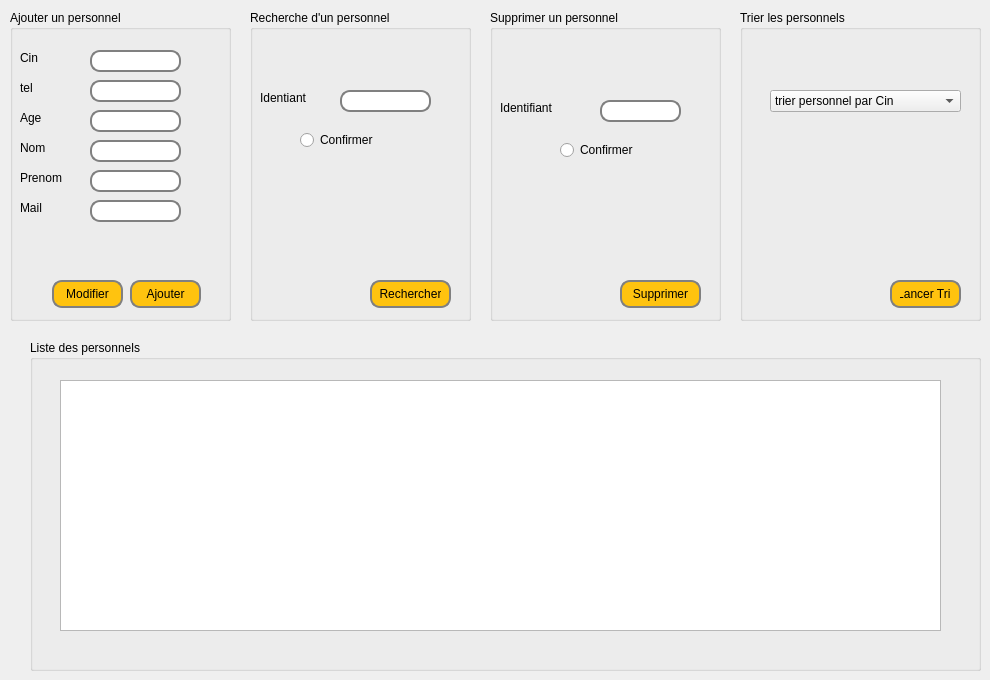
   <widget class="QWidget" name="tab">
    <attribute name="title">
     <string>Cruds</string>
    </attribute>
    <widget class="QGroupBox" name="groupBox_2">
     <property name="geometry">
      <rect>
       <x>10</x>
       <y>10</y>
       <width>221</width>
       <height>311</height>
      </rect>
     </property>
     <property name="title">
      <string>Ajouter un personnel</string>
     </property>
     <widget class="QLabel" name="label_3">
      <property name="geometry">
       <rect>
        <x>10</x>
        <y>130</y>
        <width>56</width>
        <height>16</height>
       </rect>
      </property>
      <property name="text">
       <string>Nom</string>
      </property>
     </widget>
     <widget class="QLabel" name="label_7">
      <property name="geometry">
       <rect>
        <x>10</x>
        <y>160</y>
        <width>56</width>
        <height>16</height>
       </rect>
      </property>
      <property name="text">
       <string>Prenom</string>
      </property>
     </widget>
     <widget class="QLabel" name="label_8">
      <property name="geometry">
       <rect>
        <x>10</x>
        <y>40</y>
        <width>56</width>
        <height>16</height>
       </rect>
      </property>
      <property name="text">
       <string>Cin</string>
      </property>
     </widget>
     <widget class="QLabel" name="label_9">
      <property name="geometry">
       <rect>
        <x>10</x>
        <y>70</y>
        <width>56</width>
        <height>16</height>
       </rect>
      </property>
      <property name="text">
       <string>tel</string>
      </property>
     </widget>
     <widget class="QLabel" name="label_10">
      <property name="geometry">
       <rect>
        <x>10</x>
        <y>100</y>
        <width>56</width>
        <height>16</height>
       </rect>
      </property>
      <property name="text">
       <string>Age</string>
      </property>
     </widget>
     <widget class="QLineEdit" name="lineEdit_1">
      <property name="geometry">
       <rect>
        <x>80</x>
        <y>40</y>
        <width>91</width>
        <height>22</height>
       </rect>
      </property>
      <property name="styleSheet">
       <string notr="true">background-color:rgb(255, 255, 255); 
border: 2px solid gray; 
border-radius: 10px; 
padding: 0 8px; 
selection-background-color: darkgray;</string>
      </property>
     </widget>
     <widget class="QLineEdit" name="lineEdit_2">
      <property name="geometry">
       <rect>
        <x>80</x>
        <y>70</y>
        <width>91</width>
        <height>22</height>
       </rect>
      </property>
      <property name="styleSheet">
       <string notr="true">background-color:rgb(255, 255, 255); 
border: 2px solid gray; 
border-radius: 10px; 
padding: 0 8px; 
selection-background-color: darkgray;</string>
      </property>
     </widget>
     <widget class="QLineEdit" name="lineEdit_3">
      <property name="geometry">
       <rect>
        <x>80</x>
        <y>100</y>
        <width>91</width>
        <height>22</height>
       </rect>
      </property>
      <property name="styleSheet">
       <string notr="true">background-color:rgb(255, 255, 255); 
border: 2px solid gray; 
border-radius: 10px; 
padding: 0 8px; 
selection-background-color: darkgray;</string>
      </property>
     </widget>
     <widget class="QLineEdit" name="lineEdit_4">
      <property name="geometry">
       <rect>
        <x>80</x>
        <y>130</y>
        <width>91</width>
        <height>22</height>
       </rect>
      </property>
      <property name="styleSheet">
       <string notr="true">background-color:rgb(255, 255, 255); 
border: 2px solid gray; 
border-radius: 10px; 
padding: 0 8px; 
selection-background-color: darkgray;</string>
      </property>
     </widget>
     <widget class="QLineEdit" name="lineEdit_5">
      <property name="geometry">
       <rect>
        <x>80</x>
        <y>160</y>
        <width>91</width>
        <height>22</height>
       </rect>
      </property>
      <property name="styleSheet">
       <string notr="true">background-color:rgb(255, 255, 255); 
border: 2px solid gray; 
border-radius: 10px; 
padding: 0 8px; 
selection-background-color: darkgray;</string>
      </property>
     </widget>
     <widget class="QPushButton" name="pushButton_55">
      <property name="geometry">
       <rect>
        <x>120</x>
        <y>270</y>
        <width>71</width>
        <height>28</height>
       </rect>
      </property>
      <property name="styleSheet">
       <string notr="true">background-color:rgb(255, 195, 15);
border: 2px solid gray; 
border-radius: 10px; 
padding: 0 8px; 
selection-background-color: darkgray;</string>
      </property>
      <property name="text">
       <string>Ajouter</string>
      </property>
     </widget>
     <widget class="QLabel" name="label_11">
      <property name="geometry">
       <rect>
        <x>10</x>
        <y>190</y>
        <width>56</width>
        <height>16</height>
       </rect>
      </property>
      <property name="text">
       <string>Mail</string>
      </property>
     </widget>
     <widget class="QLineEdit" name="lineEdit_7">
      <property name="geometry">
       <rect>
        <x>80</x>
        <y>190</y>
        <width>91</width>
        <height>22</height>
       </rect>
      </property>
      <property name="styleSheet">
       <string notr="true">background-color:rgb(255, 255, 255); 
border: 2px solid gray; 
border-radius: 10px; 
padding: 0 8px; 
selection-background-color: darkgray;</string>
      </property>
     </widget>
     <widget class="QPushButton" name="pushButton_333">
      <property name="geometry">
       <rect>
        <x>42</x>
        <y>270</y>
        <width>71</width>
        <height>28</height>
       </rect>
      </property>
      <property name="styleSheet">
       <string notr="true">background-color:rgb(255, 195, 15);
border: 2px solid gray; 
border-radius: 10px; 
padding: 0 8px; 
selection-background-color: darkgray;</string>
      </property>
      <property name="text">
       <string>Modifier</string>
      </property>
     </widget>
    </widget>
    <widget class="QGroupBox" name="groupBox_3">
     <property name="geometry">
      <rect>
       <x>490</x>
       <y>10</y>
       <width>231</width>
       <height>311</height>
      </rect>
     </property>
     <property name="title">
      <string>Supprimer un personnel</string>
     </property>
     <widget class="QLabel" name="label_12">
      <property name="geometry">
       <rect>
        <x>10</x>
        <y>90</y>
        <width>71</width>
        <height>16</height>
       </rect>
      </property>
      <property name="text">
       <string>Identifiant</string>
      </property>
     </widget>
     <widget class="QLineEdit" name="lineEdit_8">
      <property name="geometry">
       <rect>
        <x>110</x>
        <y>90</y>
        <width>81</width>
        <height>22</height>
       </rect>
      </property>
      <property name="styleSheet">
       <string notr="true">background-color:rgb(255, 255, 255); 
border: 2px solid gray; 
border-radius: 10px; 
padding: 0 8px; 
selection-background-color: darkgray;</string>
      </property>
     </widget>
     <widget class="QLabel" name="label_13">
      <property name="geometry">
       <rect>
        <x>10</x>
        <y>66</y>
        <width>56</width>
        <height>20</height>
       </rect>
      </property>
      <property name="text">
       <string/>
      </property>
     </widget>
     <widget class="QPushButton" name="pushButton_222">
      <property name="geometry">
       <rect>
        <x>130</x>
        <y>270</y>
        <width>81</width>
        <height>28</height>
       </rect>
      </property>
      <property name="styleSheet">
       <string notr="true">background-color:rgb(255, 195, 15);
border: 2px solid gray; 
border-radius: 10px; 
padding: 0 8px; 
selection-background-color: darkgray;</string>
      </property>
      <property name="text">
       <string>Supprimer</string>
      </property>
     </widget>
     <widget class="QRadioButton" name="radioButton_6">
      <property name="geometry">
       <rect>
        <x>70</x>
        <y>130</y>
        <width>97</width>
        <height>20</height>
       </rect>
      </property>
      <property name="text">
       <string>Confirmer</string>
      </property>
     </widget>
    </widget>
    <widget class="QGroupBox" name="groupBox_4">
     <property name="geometry">
      <rect>
       <x>250</x>
       <y>10</y>
       <width>221</width>
       <height>311</height>
      </rect>
     </property>
     <property name="title">
      <string>Recherche d'un personnel</string>
     </property>
     <widget class="QLabel" name="label_14">
      <property name="geometry">
       <rect>
        <x>10</x>
        <y>80</y>
        <width>71</width>
        <height>16</height>
       </rect>
      </property>
      <property name="text">
       <string>Identiant</string>
      </property>
     </widget>
     <widget class="QLineEdit" name="lineEdit_recherche">
      <property name="geometry">
       <rect>
        <x>90</x>
        <y>80</y>
        <width>91</width>
        <height>22</height>
       </rect>
      </property>
      <property name="styleSheet">
       <string notr="true">background-color:rgb(255, 255, 255); 
border: 2px solid gray; 
border-radius: 10px; 
padding: 0 8px; 
selection-background-color: darkgray;</string>
      </property>
      <property name="text">
       <string/>
      </property>
     </widget>
     <widget class="QPushButton" name="pushButton_444">
      <property name="geometry">
       <rect>
        <x>120</x>
        <y>270</y>
        <width>81</width>
        <height>28</height>
       </rect>
      </property>
      <property name="styleSheet">
       <string notr="true">background-color:rgb(255, 195, 15);
border: 2px solid gray; 
border-radius: 10px; 
padding: 0 8px; 
selection-background-color: darkgray;</string>
      </property>
      <property name="text">
       <string>Rechercher</string>
      </property>
     </widget>
     <widget class="QRadioButton" name="radioButton_5">
      <property name="geometry">
       <rect>
        <x>50</x>
        <y>120</y>
        <width>97</width>
        <height>20</height>
       </rect>
      </property>
      <property name="text">
       <string>Confirmer</string>
      </property>
     </widget>
    </widget>
    <widget class="QGroupBox" name="groupBox_5">
     <property name="geometry">
      <rect>
       <x>740</x>
       <y>10</y>
       <width>241</width>
       <height>311</height>
      </rect>
     </property>
     <property name="title">
      <string>Trier les personnels</string>
     </property>
     <widget class="QPushButton" name="pushButton_555">
      <property name="geometry">
       <rect>
        <x>150</x>
        <y>270</y>
        <width>71</width>
        <height>28</height>
       </rect>
      </property>
      <property name="styleSheet">
       <string notr="true">background-color:rgb(255, 195, 15);
border: 2px solid gray; 
border-radius: 10px; 
padding: 0 8px; 
selection-background-color: darkgray;</string>
      </property>
      <property name="text">
       <string>Lancer Tri </string>
      </property>
     </widget>
     <widget class="QComboBox" name="comboBox_tri">
      <property name="geometry">
       <rect>
        <x>30</x>
        <y>80</y>
        <width>191</width>
        <height>22</height>
       </rect>
      </property>
      <item>
       <property name="text">
        <string>trier personnel par Cin</string>
       </property>
      </item>
      <item>
       <property name="text">
        <string>trier personnel par ordre alphabetique du nom</string>
       </property>
      </item>
      <item>
       <property name="text">
        <string>trier personnel par Age</string>
       </property>
      </item>
     </widget>
    </widget>
    <widget class="QGroupBox" name="groupBox_9">
     <property name="geometry">
      <rect>
       <x>30</x>
       <y>340</y>
       <width>951</width>
       <height>331</height>
      </rect>
     </property>
     <property name="title">
      <string>Liste des personnels</string>
     </property>
     <widget class="QTableView" name="tableView">
      <property name="geometry">
       <rect>
        <x>30</x>
        <y>40</y>
        <width>881</width>
        <height>251</height>
       </rect>
      </property>
     </widget>
    </widget>
   </widget>
